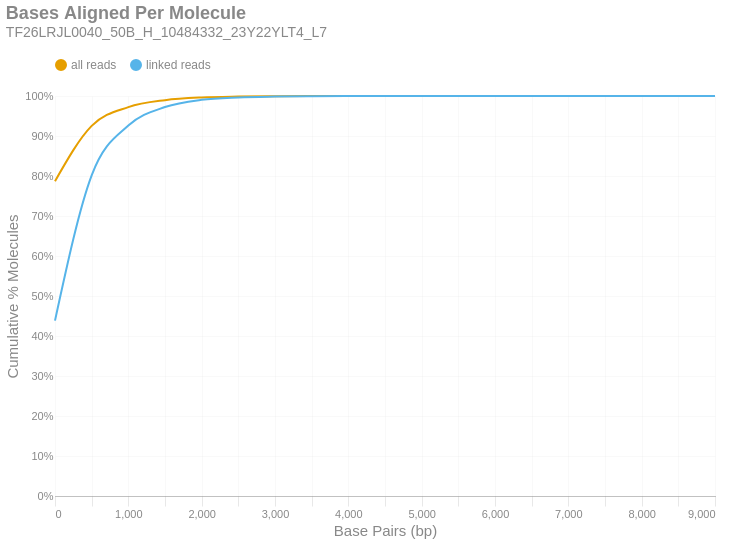

Source (notebook cell):
### Markdown cell above
### Bases Aligned Per Molecule
This is a cumulative frequency distribution showing the number of base pairs aligned per unique molecule. These data are shown in 500 bp bins. There are two distributions: one with `all reads` (yellow) and another with only `linked reads` (blue). The percent of molecules in the `linked reads` distribution is relative to the total number of linked molecules.

### Code cell
if SKIPLR:
    print_html(f"Skipped")
else:
    binned_df = consolidated_hist(valids['aligned_bp'], mask, 500, True)
    with SafeRender(binned_df):
        (
            density_plot(binned_df, 'Bases Aligned Per Molecule', samplename, 'basesper')
            .encode(
                x=alt.X('bin:Q', title="Base Pairs (bp)").axis(tickMinStep=500).scale(padding=0),
                y=alt.Y('value:Q', title='Cumulative % Molecules')
                    .axis(format='%')
                    .scale(domain = [0,1])
                    .stack(False),
                color=alt.Color("key:N").scale(domain = ["all reads", "linked reads"]),
                tooltip = [
                    alt.Tooltip("key:N", title = "Data Type"),
                    alt.Tooltip("range_label:N", title="Bases Aligned Per Molecule"),
                    alt.Tooltip("value:Q", format = ".2%", title="% Molecules (Cum.)")
                ]
            )
        ).display()

### Figure 1 — Vega-Lite specification as saved in the notebook (floating-point values rounded to 4 significant figures)
{"width": "container", "height": 400, "config": {"title": {"anchor": "start", "dy": -15, "fontSize": 18, "color": "#888888", "subtitleColor": "#888888", "subtitleFontSize": 14}, "arc": {"fill": "#0072B2"}, "axis": {"domainColor": "#888888", "domainWidth": 0.5, "gridWidth": 0.2, "grid": false, "titleFontWeight": 400, "titleFontSize": 15, "labelFontSize": 11, "labelColor": "#888888", "tickColor": "#888888", "tickWidth": 0.2, "titleColor": "#888888"}, "axisBand": {"grid": false}, "axisX": {"grid": true, "tickSize": 10, "domainCap": "round"}, "axisY": {"domain": false, "grid": true, "tickSize": 0, "domainCap": "round"}, "background": "transparent", "header": {"labelFontSize": 15, "labelColor": "#888888", "titleFontSize": 15, "titleFontWeight": 600, "titleColor": "#888888"}, "legend": {"labelFont": "sans-serif", "labelFontSize": 12, "labelColor": "#888888", "symbolSize": 100, "symbolType": "circle", "titleFontSize": 12, "titlePadding": 10, "titleColor": "#888888", "title": null, "orient": "top"}, "range": {"category": ["#E69F00", "#56B4E9", "#009E73", "#F0E442", "#0072B2", "#D55E00", "#CC79A7", "#000000"], "diverging": ["#cfe8f3", "#a2d4ec", "#73bfe2", "#46abdb", "#1696d2", "#12719e"]}, "area": {"fill": "#0072B2", "fillOpacity": 0.7, "line": true, "strokeOpacity": 0.7}, "line": {"color": "#0072B2", "stroke": "#0072B2", "strokeWidth": 2}, "trail": {"color": "#0072B2", "stroke": "#0072B2", "strokeWidth": 0, "size": 1}, "point": {"filled": true, "fillOpacity": 1.0, "size": 95}, "text": {"color": "#888888", "fontSize": 11, "align": "right", "fontWeight": 400, "size": 11}, "bar": {"fill": "#0072B2", "stroke": null}, "view": {"stroke": null, "continuousWidth": 660, "continuousHeight": 400}}, "data": {"name": "data-87205e0f43105d2095a5179ad5fbe650"}, "mark": {"type": "line", "interpolate": "monotone", "point": {"opacity": 0, "size": 275}}, "encoding": {"color": {"field": "key", "scale": {"domain": ["all reads", "linked reads"]}, "type": "nominal"}, "tooltip": [{"field": "key", "title": "Data Type", "type": "nominal"}, {"field": "range_label", "title": "Bases Aligned Per Molecule", "type": "nominal"}, {"field": "value", "format": ".2%", "title": "% Molecules (Cum.)", "type": "quantitative"}], "x": {"axis": {"tickMinStep": 500}, "field": "bin", "scale": {"padding": 0}, "title": "Base Pairs (bp)", "type": "quantitative"}, "y": {"axis": {"format": "%"}, "field": "value", "scale": {"domain": [0, 1]}, "stack": false, "title": "Cumulative % Molecules", "type": "quantitative"}}, "params": [{"name": "param_c36ac31b6afebe62", "select": {"type": "point", "fields": ["key"]}, "bind": "legend"}], "title": {"text": "Bases Aligned Per Molecule", "subtitle": "TF26LRJL0040_50B_H_10484332_23Y22YLT4_L7"}, "transform": [{"fold": ["all reads (cumsum)", "linked reads (cumsum)"]}, {"calculate": "replace(datum.key, ' (cumsum)', '')", "as": "key"}, {"filter": {"param": "param_c36ac31b6afebe62"}}], "usermeta": {"embedOptions": {"downloadFileName": "TF26LRJL0040_50B_H_10484332_23Y22YLT4_L7.basesper"}}, "$schema": "https://vega.github.io/schema/vega-lite/v6.4.1.json", "datasets": {"data-87205e0f43105d2095a5179ad5fbe650": [{"bin": "0.0", "interval": "0.0-500.0", "all reads": 0.7869, "linked reads": 0.4385, "all reads (cumsum)": 0.7869, "linked reads (cumsum)": 0.4385, "range_label": "0-499"}, {"bin": "500.0", "interval": "500.0-1000.0", "all reads": 0.1383, "linked reads": 0.363, "all reads (cumsum)": 0.9252, "linked reads (cumsum)": 0.8015, "range_label": "500-999"}, {"bin": "1000.0", "interval": "1000.0-1500.0", "all reads": 0.04696, "linked reads": 0.1246, "all reads (cumsum)": 0.9722, "linked reads (cumsum)": 0.9261, "range_label": "1000-1499"}, {"bin": "1500.0", "interval": "1500.0-2000.0", "all reads": 0.01742, "linked reads": 0.04632, "all reads (cumsum)": 0.9896, "linked reads (cumsum)": 0.9724, "range_label": "1500-1999"}, {"bin": "2000.0", "interval": "2000.0-2500.0", "all reads": 0.006763, "linked reads": 0.01799, "all reads (cumsum)": 0.9964, "linked reads (cumsum)": 0.9904, "range_label": "2000-2499"}, {"bin": "2500.0", "interval": "2500.0-3000.0", "all reads": 0.002218, "linked reads": 0.005899, "all reads (cumsum)": 0.9986, "linked reads (cumsum)": 0.9963, "range_label": "2500-2999"}, {"bin": "3000.0", "interval": "3000.0-3500.0", "all reads": 0.0008153, "linked reads": 0.002169, "all reads (cumsum)": 0.9994, "linked reads (cumsum)": 0.9985, "range_label": "3000-3499"}, {"bin": "3500.0", "interval": "3500.0-4000.0", "all reads": 0.0003429, "linked reads": 0.0009121, "all reads (cumsum)": 0.9998, "linked reads (cumsum)": 0.9994, "range_label": "3500-3999"}, {"bin": "4000.0", "interval": "4000.0-4500.0", "all reads": 0.0001451, "linked reads": 0.0003859, "all reads (cumsum)": 0.9999, "linked reads (cumsum)": 0.9998, "range_label": "4000-4499"}, {"bin": "4500.0", "interval": "4500.0-5000.0", "all reads": 5.612e-05, "linked reads": 0.0001493, "all reads (cumsum)": 1.0, "linked reads (cumsum)": 0.9999, "range_label": "4500-4999"}, {"bin": "5000.0", "interval": "5000.0-5500.0", "all reads": 2.049e-05, "linked reads": 5.449e-05, "all reads (cumsum)": 1.0, "linked reads (cumsum)": 1.0, "range_label": "5000-5499"}, {"bin": "5500.0", "interval": "5500.0-6000.0", "all reads": 7.758e-06, "linked reads": 2.063e-05, "all reads (cumsum)": 1.0, "linked reads (cumsum)": 1.0, "range_label": "5500-5999"}, {"bin": "6000.0", "interval": "6000.0-6500.0", "all reads": 3.394e-06, "linked reads": 9.028e-06, "all reads (cumsum)": 1.0, "linked reads (cumsum)": 1.0, "range_label": "6000-6499"}, {"bin": "6500.0", "interval": "6500.0-7000.0", "all reads": 1.333e-06, "linked reads": 3.547e-06, "all reads (cumsum)": 1.0, "linked reads (cumsum)": 1.0, "range_label": "6500-6999"}, {"bin": "7000.0", "interval": "7000.0-7500.0", "all reads": 4.849e-07, "linked reads": 1.29e-06, "all reads (cumsum)": 1.0, "linked reads (cumsum)": 1.0, "range_label": "7000-7499"}, {"bin": "7500.0", "interval": "7500.0-8000.0", "all reads": 1.212e-07, "linked reads": 3.224e-07, "all reads (cumsum)": 1.0, "linked reads (cumsum)": 1.0, "range_label": "7500-7999"}, {"bin": "8000.0", "interval": "8000.0-8500.0", "all reads": 1.212e-07, "linked reads": 3.224e-07, "all reads (cumsum)": 1.0, "linked reads (cumsum)": 1.0, "range_label": "8000-8499"}, {"bin": "8500.0", "interval": "8500.0-9000.0", "all reads": 0.0, "linked reads": 0.0, "all reads (cumsum)": 1.0, "linked reads (cumsum)": 1.0, "range_label": "8500-8999"}, {"bin": "9000.0", "interval": "9000.0-9500.0", "all reads": 1.212e-07, "linked reads": 3.224e-07, "all reads (cumsum)": 1.0, "linked reads (cumsum)": 1.0, "range_label": "9000-9499"}]}}
